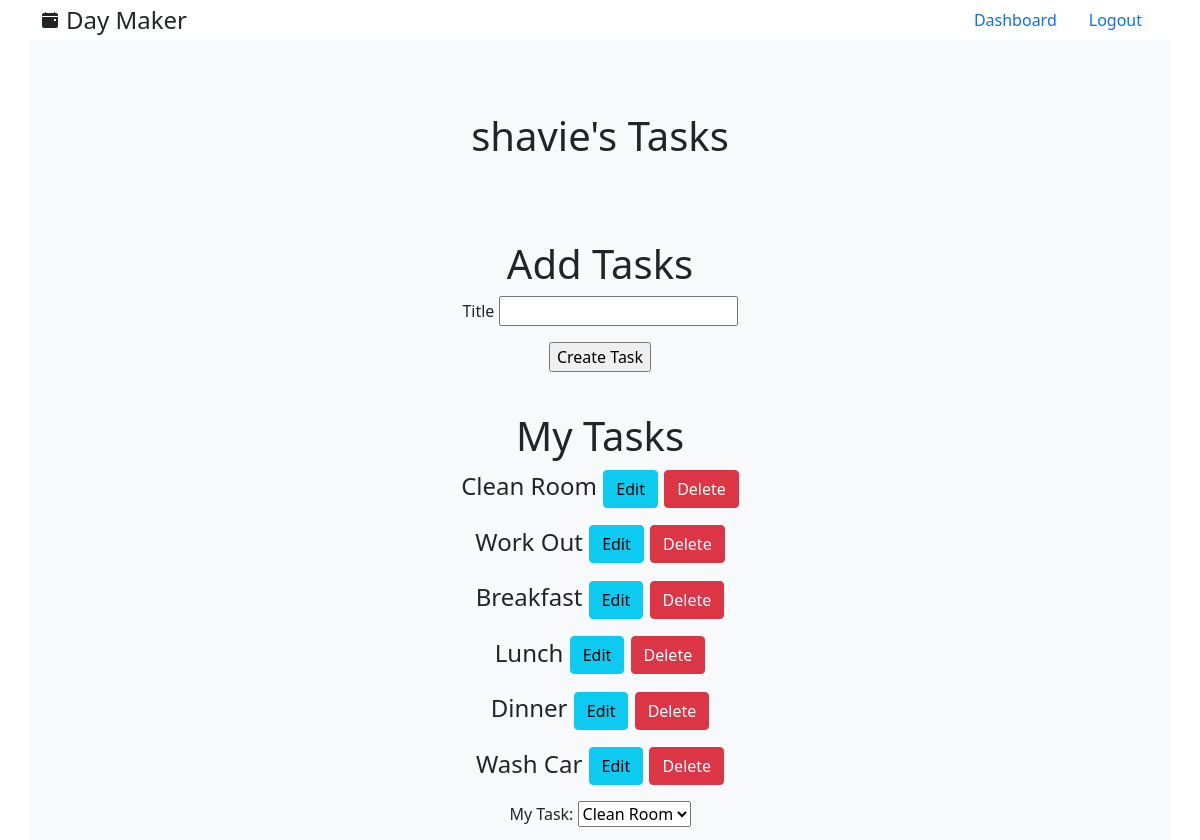
The page /tasks (signed in) on the database its author committed.
### models.py (models this page shows, shortened)
class User(UserMixin, db.Model):
    id = db.Column(db.Integer, primary_key = True)
    username = db.Column(db.String(30), unique = True, index = True)
    email = db.Column(db.String(64), index=True, unique=True)
    password = db.Column(db.String(128))
    schedules = db.relationship('Schedule', backref='user', lazy='dynamic', cascade='all, delete, delete-orphan')
    templates = db.relationship('Template', backref='user', lazy='dynamic', cascade='all, delete, delete-orphan')
    tasks = db.relationship('Task', backref='user', lazy='dynamic', cascade='all, delete, delete-orphan')

class Task(db.Model):
    id = db.Column(db.Integer, primary_key = True)
    title = db.Column(db.String(50), index = True)
    user_id = db.Column(db.Integer, db.ForeignKey('user.id'))
    todos = db.relationship('Todo', lazy='dynamic', cascade='all, delete, delete-orphan')

### routes.py (the view)
@app.route('/tasks', methods=['GET', 'POST'])
@login_required
def tasks():
    form = TaskForm()
    if form.validate_on_submit():
      task = Task(title=form.title.data, user_id=current_user.id)
      db.session.add(task)
      db.session.commit()
      flash('Title successfully added')
      return redirect(url_for('tasks'))
    return render_template('view_tasks.html', form=form)

### forms.py
class TaskForm(FlaskForm):
  title = StringField("Title", validators=[DataRequired()])
  submit = SubmitField("Create Task")

### routes.py (called while the page is built)
@login_manager.user_loader
def load_user(id):
    return User.query.get(int(id))

### templates/view_tasks.html (shortened to what this page needs)
{% extends 'base.html' %}
{% block content %}
    <div class="container h-100 bg-light">
        <div class="row justify-content-center align-items-center h-25">
            <div class="col-6 text-center">
                <h1>{{current_user.username}}'s Tasks</h1>
            </div>
        </div>
        <div class="row justify-content-center align-items-center mb-4">
            <div class="col-6 text-center">
                <h1>Add Tasks</h1>
                <form action="/tasks" method="POST">
                    <p>
                        {{ form.title.label }}
                        {{ form.title()}}
                    </p>
                    <p> {{ form.submit() }} </p>
                </form>
            </div>
        </div>
        <div class="row justify-content-center align-items-center">
            <div class="col-6 text-center">
                <h1>My Tasks</h1>
                {% for task in current_user.tasks %}
                <p class="fs-4">{{ task.title }}</h4>
                <a href="{{ url_for('edit_task', task_title=task.title) }}" class="btn btn-info">Edit</a>
                <a href="{{ url_for('delete_task', task_title=task.title) }}" class="btn btn-danger">Delete</a>
                {% endfor %}
            </div>
        </div>
        <div class="row justify-content-center align-items-center mb-4">
            <div class="col-6 text-center">
                <label for="cars">My Task:</label>
                <select name="cars" id="cars">
                  {% for task in current_user.tasks %}
                  <option value="{{ task.title }}">{{ task.title }}</option>
                  {% endfor %}
                </select>
            </div>
        </div>
    </div>
{% endblock %}

### static/styles.css (style rules this page uses)
html, body { height: 100%; }

### rows shown on the page
User: username "shavie"
Task: title "Clean Room"
Task: title "Work Out"
Task: title "Breakfast"
Task: title "Lunch"
Task: title "Dinner"
Task: title "Wash Car"

### other values the page prints
form field cars "Clean Room"
